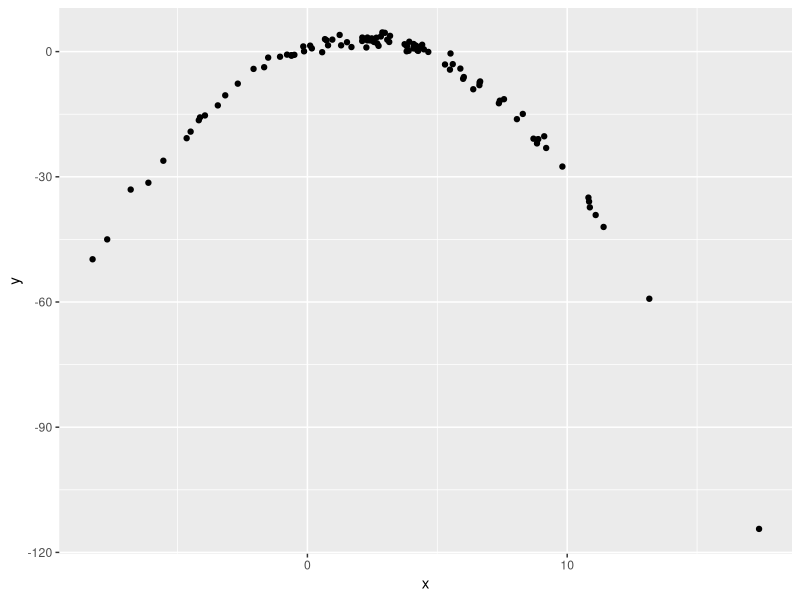

Write R code to recreate this figure.
## ---- chunk 1

library(tidyverse)

df = tibble(
  x = rnorm (100,2,5),
  y = 1+ 2 * x - .5 * x ^ 2 +rnorm(100) 
)

df |>
  ggplot(aes(x = x, y = y)) +
  geom_point()
